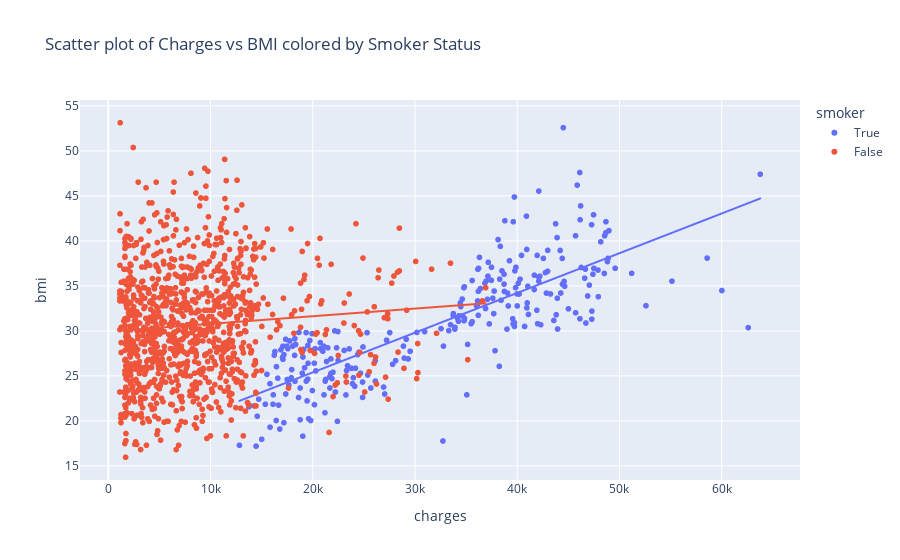

Here is the notebook cell this chart was saved with:
### Markdown cell above
And the correlation between BMI and charges:

### Code cell
correlation = insurance['bmi'].corr(insurance['charges'])
print(f"Correlation between BMI and charges: {correlation:.3f}")
px.scatter(insurance, x='charges', y='bmi', color='smoker', trendline='ols', hover_data=['age', 'sex', 'region'], title='Scatter plot of Charges vs BMI colored by Smoker Status')

### Figure 1 — Plotly figure (JSON) as saved in the notebook; plotly's stock layout.template omitted (floating-point values rounded to 4 significant figures; data arrays with more than 128 entries replaced by an {"elided": "..."} marker saying what was removed)
{"data": [{"customdata": {"elided": "274x3 mixed values"}, "hovertemplate": "smoker=True<br>charges=%{x}<br>bmi=%{y}<br>age=%{customdata[0]}<br>sex=%{customdata[1]}<br>region=%{customdata[2]}<extra></extra>", "legendgroup": "True", "marker": {"color": "#636efa", "symbol": "circle"}, "mode": "markers", "name": "True", "showlegend": true, "type": "scattergl", "x": {"elided": "274 float values"}, "xaxis": "x", "y": {"elided": "274 float values"}, "yaxis": "y"}, {"hovertemplate": "<b>OLS trendline</b><br>bmi = 0.000441523 * charges + 16.5575<br>R<sup>2</sup>=0.650411<br><br>smoker=True<br>charges=%{x}<br>bmi=%{y} <b>(trend)</b><extra></extra>", "legendgroup": "True", "marker": {"color": "#636efa", "symbol": "circle"}, "mode": "lines", "name": "True", "showlegend": false, "type": "scattergl", "x": {"elided": "274 float values"}, "xaxis": "x", "y": {"elided": "274 float values"}, "yaxis": "y"}, {"customdata": {"elided": "1064x3 mixed values"}, "hovertemplate": "smoker=False<br>charges=%{x}<br>bmi=%{y}<br>age=%{customdata[0]}<br>sex=%{customdata[1]}<br>region=%{customdata[2]}<extra></extra>", "legendgroup": "False", "marker": {"color": "#EF553B", "symbol": "circle"}, "mode": "markers", "name": "False", "showlegend": true, "type": "scattergl", "x": {"elided": "1064 float values"}, "xaxis": "x", "y": {"elided": "1064 float values"}, "yaxis": "y"}, {"hovertemplate": "<b>OLS trendline</b><br>bmi = 8.47282e-05 * charges + 29.9372<br>R<sup>2</sup>=0.007062<br><br>smoker=False<br>charges=%{x}<br>bmi=%{y} <b>(trend)</b><extra></extra>", "legendgroup": "False", "marker": {"color": "#EF553B", "symbol": "circle"}, "mode": "lines", "name": "False", "showlegend": false, "type": "scattergl", "x": {"elided": "1064 float values"}, "xaxis": "x", "y": {"elided": "1064 float values"}, "yaxis": "y"}], "layout": {"legend": {"title": {"text": "smoker"}, "tracegroupgap": 0}, "title": {"text": "Scatter plot of Charges vs BMI colored by Smoker Status"}, "xaxis": {"anchor": "y", "domain": [0, 1], "title": {"text": "charges"}}, "yaxis": {"anchor": "x", "domain": [0, 1], "title": {"text": "bmi"}}}}
